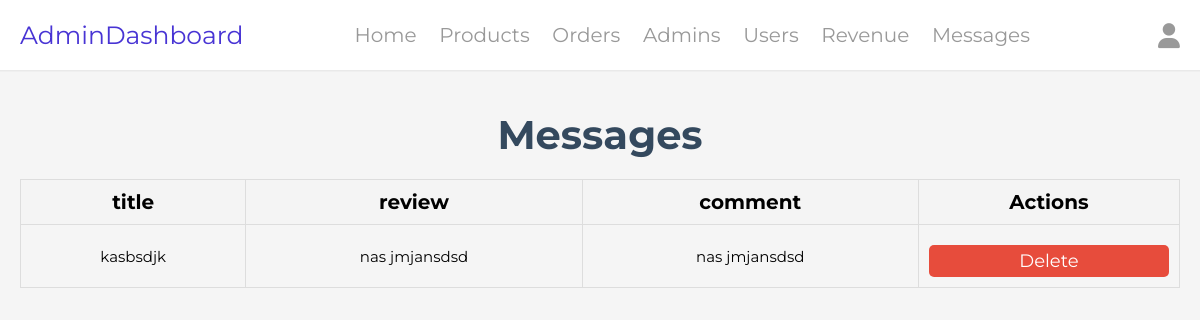
/admin/messages.php (signed in), run on the app's committed database.
### tables this page shows
CREATE TABLE `review` (
  `title` varchar(50) NOT NULL,
  `review` varchar(100) NOT NULL,
  `comment` text NOT NULL
);

### admin/messages.php (the view, shortened to what this page needs)
<?php
include '../components/connect.php';
?>
<!DOCTYPE html>
<html lang="en">
<head>
   <link rel="stylesheet" href="https://cdnjs.cloudflare.com/ajax/libs/font-awesome/6.1.1/css/all.min.css">
   <link rel="stylesheet" href="../css/admin_style.css">
</head>
<body>
   <?php include '../components/admin_header.php'; ?>
   <section class="messages">
      <h1 class="heading">Messages</h1>
      <?php
      $select_messages = $conn->prepare("SELECT * FROM `review`");
      $select_messages->execute();
      if ($select_messages->rowCount() > 0) {
      ?>
         <table>
            <thead>
               <tr>
                  <th>title</th>
                  <th>review</th>
                  <th>comment</th>
                  <th class="actions">Actions</th>
               </tr>
            </thead>
            <tbody>
               <?php
               while ($fetch_messages = $select_messages->fetch(PDO::FETCH_ASSOC)) {
               ?>
                  <tr>
                     <td><?= $fetch_messages['title']; ?></td>
                     <td><?= $fetch_messages['review']; ?></td>
                     <td><?= $fetch_messages['comment']; ?></td>
                     <td class="actions">
                        <a href="messages.php?delete=<?= $fetch_messages['title']; ?>" class="delete-btn" onclick="return confirm('Delete this message?');">Delete</a>
                     </td>
                  </tr>
               <?php
               }
               ?>
            </tbody>
         </table>
      <?php
      } else {
         echo '<p class="empty">You have no messages</p>';
      }
      ?>
   </section>
</body>
</html>

### css/admin_style.css (style rules this page uses)
:root { --main-color:#4834d4; --red:#e74c3c; --orange:#f39c12; --black:#34495e; --white:#fff; --light-bg:#f5f5f5; --light-color:#999; --border:.2rem solid var(--black); --box-shadow:box-shadow: rgba(0, 0, 0, 0.05) 0px 0px 0px 1.5px;; }
* { font-family: 'Montserrat', sans-serif; margin:0; padding:0; box-sizing: border-box; text-decoration: none; outline: none; border:none; }
html { font-size: 62.5%; overflow-x: hidden; }
body { background-color: var(--light-bg); }
section { max-width: 1200px; margin:0 auto; padding:2rem; }
.btn, .delete-btn, .option-btn { display: block; margin-top: 1rem; border-radius: .5rem; cursor: pointer; width: 100%; font-size: 1.8rem; color:var(--white); text-transform: capitalize; text-align: center; }
.delete-btn { background-color: var(--red); }
table { width: 100%; border-collapse: collapse; margin: 2rem 0; }
th, td { padding: 1rem; text-align: left; border-bottom: 1px solid #ccc; }
th { background-color: #f5f5f5; font-size: 1.1rem; font-weight: bold; }
.heading { text-align: center; margin-top: 2rem; margin-bottom: 2rem; text-transform: capitalize; color:var(--black); font-size: 4rem; }

### admin/messages.php (style rules this page uses)
table { width: 100%; border-collapse: collapse; margin-top: 20px; }
th, td { border: 1px solid #ddd; padding: 10px; text-align: center; font-size: 1.5rem; }
th { background-color: #f4f4f4; font-weight: bold; text-align: center; font-size: 2rem; }
.actions { text-align: center; }
.delete-btn { padding: 5px 10px; border-radius: 5px; text-decoration: none; color: #fff; background-color: #e74c3c; cursor: pointer; }

### data on the page
review: title "kasbsdjk", review "nas jmjansdsd", comment "nas jmjansdsd"
